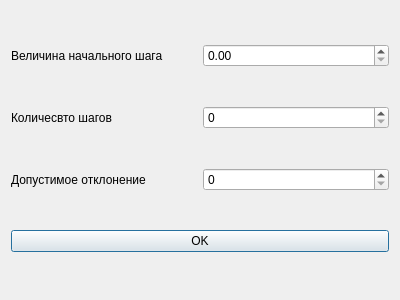
<?xml version="1.0" encoding="UTF-8"?>
<ui version="4.0">
 <class>Cola</class>
 <widget class="QDialog" name="Cola">
  <property name="geometry">
   <rect>
    <x>0</x>
    <y>0</y>
    <width>400</width>
    <height>300</height>
   </rect>
  </property>
  <property name="windowTitle">
   <string>Параметры поиска экстремума</string>
  </property>
  <layout class="QVBoxLayout" name="verticalLayout">
   <item>
    <layout class="QHBoxLayout" name="horizontalLayout">
     <item>
      <widget class="QLabel" name="label">
       <property name="text">
        <string>Величина начального шага</string>
       </property>
      </widget>
     </item>
     <item>
      <widget class="QDoubleSpinBox" name="doubleSpinBox">
       <property name="maximum">
        <double>999999.989999999990687</double>
       </property>
       <property name="singleStep">
        <double>0.050000000000000</double>
       </property>
      </widget>
     </item>
    </layout>
   </item>
   <item>
    <layout class="QHBoxLayout" name="horizontalLayout_2">
     <item>
      <widget class="QLabel" name="label_2">
       <property name="text">
        <string>Количесвто шагов</string>
       </property>
      </widget>
     </item>
     <item>
      <widget class="QSpinBox" name="spinBox">
       <property name="maximum">
        <number>9999999</number>
       </property>
      </widget>
     </item>
    </layout>
   </item>
   <item>
    <layout class="QHBoxLayout" name="horizontalLayout_3">
     <item>
      <widget class="QLabel" name="label_3">
       <property name="text">
        <string>Допустимое отклонение</string>
       </property>
      </widget>
     </item>
     <item>
      <widget class="QSpinBox" name="spinBox_2">
       <property name="maximum">
        <number>100</number>
       </property>
      </widget>
     </item>
    </layout>
   </item>
   <item>
    <widget class="QPushButton" name="pushButton">
     <property name="text">
      <string>OK</string>
     </property>
    </widget>
   </item>
  </layout>
 </widget>
 <resources/>
 <connections/>
</ui>
